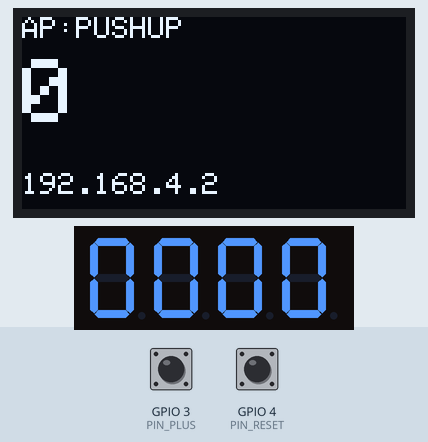
A program run on a simulated ESP32-C3. Parts: 128×64 one-colour display, 4-digit seven-segment display. The inputs (shaded band) are chosen by the test bench; at power-on: GPIO 3 (PIN_PLUS) HIGH, GPIO 4 (PIN_RESET) HIGH. EEPROM starts erased; what the program prints to the serial monitor is not drawn.

Above: at 1.5 s.
1.6 s: GPIO 3 (PIN_PLUS) pulled LOW for 0.15 s
At 2.6 s:
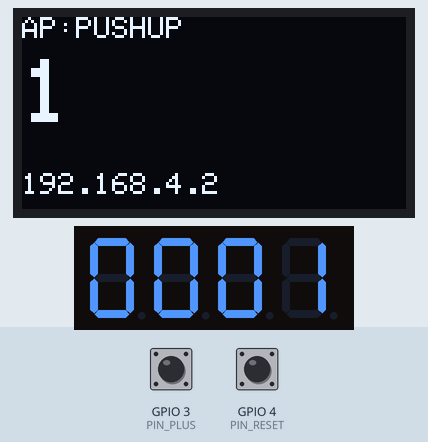
3.3 s: GPIO 3 (PIN_PLUS) pulled LOW for 1 s
At 5.1 s:
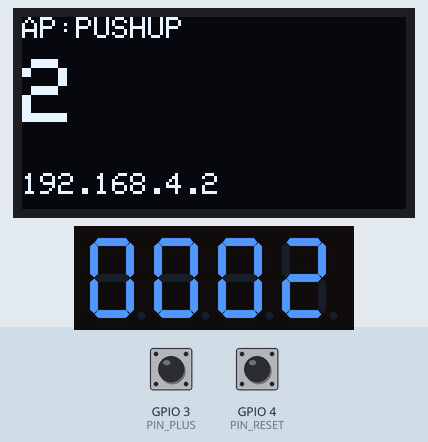
Timing chart, 0 to 6.6 s (numbered marks = the images above; inputs shaded):
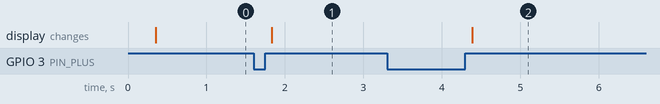

The program:

main.cpp
```cpp
#include <Arduino.h>
#include <Wire.h>
#include <Preferences.h>
#include <WiFi.h>
#include <WebServer.h>
#include <Adafruit_GFX.h>
#include <Adafruit_SSD1306.h>
#include <TM1637Display.h>

#include "web_ui.h"

#if defined(CONFIG_IDF_TARGET_ESP32C3) || defined(ARDUINO_ESP32C3_DEV) || defined(ARDUINO_LOLIN_C3_MINI)
static const char *BOARD_NAME = "ESP32-C3";
static const uint8_t PIN_PLUS = 3;   // button/switch +1 -> GND
static const uint8_t PIN_RESET = 4;  // reset button -> GND
static const uint8_t TM_CLK = 6;
static const uint8_t TM_DIO = 7;
#else
static const char *BOARD_NAME = "ESP32";
static const uint8_t PIN_PLUS = 18;   // button/switch +1 -> GND
static const uint8_t PIN_RESET = 19;  // reset button -> GND
static const uint8_t TM_CLK = 16;
static const uint8_t TM_DIO = 17;
#endif

static const uint8_t OLED_SDA = SDA;
static const uint8_t OLED_SCL = SCL;
static const uint8_t OLED_ADDR_1 = 0x3C;
static const uint8_t OLED_ADDR_2 = 0x3D;

static const unsigned long DEBOUNCE_MS = 30;
static const unsigned long ANTI_MULTICLICK_MS = 150;
static const unsigned long HOLD_MS = 2000;

static const uint8_t SCREEN_WIDTH = 128;
static const uint8_t SCREEN_HEIGHT = 64;
static const int8_t OLED_RESET = -1;

static const char *WIFI_AP_SSID = "PUSHUP-COUNTER";
static const char *WIFI_AP_PASSWORD = "";
static const char *WIFI_AP_LABEL = "AP:PUSHUP";
static const IPAddress WIFI_AP_IP(192, 168, 4, 2);
static const IPAddress WIFI_AP_GATEWAY(192, 168, 4, 2);
static const IPAddress WIFI_AP_SUBNET(255, 255, 255, 0);

struct ButtonState {
  uint8_t pin;
  bool stableLevel;
  bool lastSampled;
  unsigned long lastChangeMs;
  unsigned long pressedSinceMs;
  bool holdHandled;
};

static Preferences prefs;
static WebServer server(80);
static uint32_t countValue = 0;
static unsigned long lastCountAcceptedMs = 0;

static ButtonState btnPlus { PIN_PLUS, true, true, 0, 0, false };

// Dedicated reset-button state.
static bool stableLevel = HIGH;  // INPUT_PULLUP: HIGH = released
static bool lastSampled = HIGH;
static unsigned long lastChangeMs = 0;
static unsigned long pressedSinceMs = 0;
static bool holdHandled = false;

static Adafruit_SSD1306 oled(SCREEN_WIDTH, SCREEN_HEIGHT, &Wire, OLED_RESET);
static TM1637Display tm(TM_CLK, TM_DIO);
static bool oledReady = false;
static uint8_t oledAddrUsed = 0;
static String wifiIpText = "0.0.0.0";

static void applyCountAndSync();

static bool i2cDevicePresent(uint8_t addr) {
  Wire.beginTransmission(addr);
  return Wire.endTransmission() == 0;
}

static bool initOLEDAtAddress(uint8_t addr) {
  if (!i2cDevicePresent(addr)) {
    return false;
  }
  if (!oled.begin(SSD1306_SWITCHCAPVCC, addr)) {
    return false;
  }
  oledReady = true;
  oledAddrUsed = addr;
  return true;
}

static void drawOLED() {
  if (!oledReady) {
    return;
  }

  oled.clearDisplay();
  oled.setTextColor(SSD1306_WHITE);

  oled.setTextSize(1);
  oled.setCursor(0, 0);
  oled.print(WIFI_AP_LABEL);

  oled.setTextSize(3);
  oled.setCursor(0, 14);
  oled.print(countValue);

  oled.setTextSize(1);
  oled.setCursor(0, 52);
  oled.print(wifiIpText);

  oled.display();
}

static void drawTM() {
  uint16_t v = static_cast<uint16_t>(countValue % 10000);
  tm.showNumberDec(v, true);
}

static void renderDisplay() {
  drawTM();
  drawOLED();
}

static void initDisplays() {
  oledReady = false;
  oledAddrUsed = 0;

  Wire.begin(OLED_SDA, OLED_SCL);
  if (!initOLEDAtAddress(OLED_ADDR_1) && !initOLEDAtAddress(OLED_ADDR_2)) {
    Wire.begin();
    initOLEDAtAddress(OLED_ADDR_1) || initOLEDAtAddress(OLED_ADDR_2);
  }

  tm.setBrightness(7, true);
  tm.clear();

  if (oledReady) {
    Serial.printf("OLED: OK at 0x%02X\r\n", oledAddrUsed);
  } else {
    Serial.println("OLED: not found");
  }
  Serial.printf("I2C: SDA=%u SCL=%u\r\n", OLED_SDA, OLED_SCL);
  Serial.printf("TM1637: CLK=%u DIO=%u\r\n", TM_CLK, TM_DIO);
}

static void saveCount() {
  prefs.putULong("count", static_cast<unsigned long>(countValue));
}

static void applyCountAndSync() {
  saveCount();
  renderDisplay();
}

static void resetCountValue() {
  countValue = 0;
  applyCountAndSync();
}

static void incrementCountValue() {
  countValue++;
  applyCountAndSync();
}

static void setupResetButton() {
  pinMode(PIN_RESET, INPUT_PULLUP);
  bool s = digitalRead(PIN_RESET);
  stableLevel = s;
  lastSampled = s;
  lastChangeMs = millis();
}

static void tickResetButton(unsigned long now) {
  bool sampled = digitalRead(PIN_RESET);

  if (sampled != lastSampled) {
    lastSampled = sampled;
    lastChangeMs = now;
  }

  if ((now - lastChangeMs) >= DEBOUNCE_MS && stableLevel != lastSampled) {
    stableLevel = lastSampled;

    if (stableLevel == LOW) {
      pressedSinceMs = now;
      holdHandled = false;
    }
  }

  if (stableLevel == LOW && !holdHandled && (now - pressedSinceMs >= HOLD_MS)) {
    holdHandled = true;
    resetCountValue();
  }

  if (stableLevel == HIGH) {
    holdHandled = false;
  }
}

static bool updateButton(ButtonState &b) {
  bool sampled = (digitalRead(b.pin) != LOW);
  unsigned long now = millis();

  if (sampled != b.lastSampled) {
    b.lastSampled = sampled;
    b.lastChangeMs = now;
  }

  if ((now - b.lastChangeMs) >= DEBOUNCE_MS && b.stableLevel != b.lastSampled) {
    b.stableLevel = b.lastSampled;
    if (!b.stableLevel) {
      b.pressedSinceMs = now;
      b.holdHandled = false;
    }
    return true;
  }
  return false;
}

static bool isPressed(const ButtonState &b) {
  return b.stableLevel == false;
}

static void sendStateJson() {
  char json[160];
  snprintf(
    json,
    sizeof(json),
    "{\"count\":%lu,\"ssid\":\"%s\",\"ip\":\"%s\"}",
    static_cast<unsigned long>(countValue),
    WIFI_AP_SSID,
    wifiIpText.c_str()
  );

  server.sendHeader("Cache-Control", "no-store, no-cache, must-revalidate");
  server.send(200, "application/json; charset=utf-8", json);
}

static void setupHttpServer() {
  server.on("/", HTTP_GET, []() {
    server.sendHeader("Cache-Control", "no-store, no-cache, must-revalidate");
    server.send_P(200, "text/html; charset=utf-8", INDEX_HTML);
  });

  server.on("/api/state", HTTP_GET, []() {
    sendStateJson();
  });

  server.on("/api/inc", HTTP_POST, []() {
    incrementCountValue();
    sendStateJson();
  });

  server.on("/api/reset", HTTP_POST, []() {
    resetCountValue();
    sendStateJson();
  });

  server.on("/favicon.ico", HTTP_GET, []() {
    server.send(204);
  });

  server.onNotFound([]() {
    server.send(404, "text/plain; charset=utf-8", "Not found");
  });

  server.begin();
  Serial.println("HTTP: server started");
}

static void setupWiFi() {
  WiFi.mode(WIFI_AP);
  WiFi.setSleep(false);
  WiFi.softAPConfig(WIFI_AP_IP, WIFI_AP_GATEWAY, WIFI_AP_SUBNET);

  bool apOk = false;
  if (WIFI_AP_PASSWORD[0] == '\0') {
    apOk = WiFi.softAP(WIFI_AP_SSID);
  } else {
    apOk = WiFi.softAP(WIFI_AP_SSID, WIFI_AP_PASSWORD);
  }

  wifiIpText = WiFi.softAPIP().toString();
  Serial.printf("WiFi AP: %s\r\n", apOk ? "OK" : "FAIL");
  Serial.printf("SSID: %s\r\n", WIFI_AP_SSID);
  Serial.printf("Open: http://%s\r\n", wifiIpText.c_str());
}

void setup() {
  pinMode(PIN_PLUS, INPUT_PULLUP);

  Serial.begin(115200);
  delay(250);
  Serial.println("Boot...");
  Serial.printf("Board profile: %s\r\n", BOARD_NAME);
  Serial.printf("Buttons: plus=%u reset=%u\r\n", PIN_PLUS, PIN_RESET);

  prefs.begin("pushup", false);
  countValue = prefs.getULong("count", 0);

  btnPlus.stableLevel = (digitalRead(btnPlus.pin) != LOW);
  btnPlus.lastSampled = btnPlus.stableLevel;
  btnPlus.lastChangeMs = millis();
  btnPlus.pressedSinceMs = isPressed(btnPlus) ? millis() : 0;

  setupResetButton();
  setupWiFi();
  initDisplays();
  renderDisplay();
  setupHttpServer();
}

void loop() {
  unsigned long now = millis();

  server.handleClient();

  updateButton(btnPlus);
  tickResetButton(now);

  static bool plusWasPressed = false;
  if (isPressed(btnPlus)) {
    plusWasPressed = true;
  } else if (plusWasPressed) {
    plusWasPressed = false;
    if (now - lastCountAcceptedMs >= ANTI_MULTICLICK_MS) {
      lastCountAcceptedMs = now;
      incrementCountValue();
    }
  }

  delay(5);
}
```

web_ui.h
```cpp
#pragma once

static const char INDEX_HTML[] PROGMEM = R"rawliteral(
<!doctype html>
<html lang="ru">
<head>
  <meta charset="UTF-8">
  <meta name="viewport" content="width=device-width, initial-scale=1.0">
  <title>Pushup Counter</title>
  <style>
    :root {
      --bg-top: #132238;
      --bg-bottom: #061018;
      --panel: rgba(10, 24, 36, 0.82);
      --line: rgba(255, 255, 255, 0.1);
      --text: #f5f7fb;
      --muted: #9eb0be;
      --green: #64f0a8;
      --green-deep: #103e2a;
      --red: #ff896b;
      --red-deep: #4a1a10;
      --blue: #85d7ff;
      --shadow: 0 24px 64px rgba(0, 0, 0, 0.35);
    }

    * {
      box-sizing: border-box;
    }

    body {
      margin: 0;
      min-height: 100vh;
      font-family: "Segoe UI", "Trebuchet MS", sans-serif;
      color: var(--text);
      background:
        radial-gradient(900px 500px at 0% 0%, rgba(76, 160, 255, 0.22), transparent 60%),
        radial-gradient(800px 420px at 100% 100%, rgba(100, 240, 168, 0.16), transparent 60%),
        linear-gradient(160deg, var(--bg-top), var(--bg-bottom));
      display: grid;
      place-items: center;
      padding: 20px;
    }

    .shell {
      width: min(760px, 100%);
      background: var(--panel);
      border: 1px solid var(--line);
      border-radius: 26px;
      padding: 24px;
      box-shadow: var(--shadow);
      backdrop-filter: blur(10px);
    }

    .topbar {
      display: flex;
      justify-content: space-between;
      align-items: center;
      gap: 16px;
      margin-bottom: 22px;
      flex-wrap: wrap;
    }

    .title {
      margin: 0;
      font-size: clamp(30px, 5vw, 46px);
      line-height: 1;
      letter-spacing: 0.02em;
    }

    .subtitle {
      margin-top: 8px;
      color: var(--muted);
      font-size: 15px;
    }

    .badge {
      padding: 10px 14px;
      border-radius: 999px;
      background: rgba(133, 215, 255, 0.12);
      border: 1px solid rgba(133, 215, 255, 0.2);
      color: var(--blue);
      font-size: 14px;
      white-space: nowrap;
    }

    .hero {
      display: grid;
      gap: 18px;
      grid-template-columns: minmax(0, 1.2fr) minmax(260px, 0.8fr);
    }

    .count-card,
    .info-card {
      border-radius: 22px;
      border: 1px solid var(--line);
      background: rgba(255, 255, 255, 0.03);
      padding: 22px;
    }

    .count-label {
      font-size: 14px;
      text-transform: uppercase;
      letter-spacing: 0.18em;
      color: var(--muted);
    }

    .count {
      font-size: clamp(144px, 36vw, 300px);
      line-height: 0.95;
      font-weight: 800;
      margin: 12px 0 10px;
      text-shadow: 0 10px 40px rgba(0, 0, 0, 0.28);
    }

    .status {
      color: var(--muted);
      font-size: 15px;
    }

    .actions {
      margin-top: 22px;
      display: grid;
      grid-template-columns: 1fr;
      gap: 14px;
    }

    button {
      border: 0;
      border-radius: 18px;
      min-height: 72px;
      font-size: 20px;
      font-weight: 800;
      cursor: pointer;
      transition: transform 0.08s ease, filter 0.18s ease, opacity 0.18s ease;
    }

    button:hover {
      filter: brightness(1.05);
    }

    button:active {
      transform: translateY(1px) scale(0.995);
    }

    button:disabled {
      opacity: 0.65;
      cursor: wait;
    }

    .reset {
      background: linear-gradient(135deg, var(--red), #ff6d7f);
      color: #2b0904;
      box-shadow: 0 16px 30px rgba(255, 109, 127, 0.22);
    }

    .meta {
      display: grid;
      gap: 12px;
    }

    .meta-row {
      padding: 14px 16px;
      border-radius: 16px;
      background: rgba(255, 255, 255, 0.03);
      border: 1px solid var(--line);
    }

    .meta-key {
      color: var(--muted);
      font-size: 13px;
      text-transform: uppercase;
      letter-spacing: 0.14em;
      margin-bottom: 6px;
    }

    .meta-value {
      font-size: 20px;
      font-weight: 700;
      word-break: break-word;
    }

    .footer {
      margin-top: 18px;
      color: var(--muted);
      font-size: 14px;
      line-height: 1.5;
    }

    @media (max-width: 720px) {
      .shell {
        padding: 18px;
        border-radius: 22px;
      }

      .hero {
        grid-template-columns: 1fr;
      }

      .actions {
        grid-template-columns: 1fr;
      }

      button {
        min-height: 64px;
        font-size: 18px;
      }
    }
  </style>
</head>
<body>
  <main class="shell">
    <div class="topbar">
      <div>
        <h1 class="title">Pushup Counter</h1>
        <div class="subtitle">Счётчик на ESP32 по Wi-Fi без Bluetooth-приложений.</div>
      </div>
      <div class="badge" id="badge">Wi-Fi control</div>
    </div>

    <section class="hero">
      <div class="count-card">
        <div class="count-label">Текущий счёт</div>
        <div class="count" id="count">0</div>
        <div class="status" id="status">Подключено к устройству</div>

        <div class="actions">
          <button class="reset" id="resetBtn">Сбросить</button>
        </div>
      </div>

      <aside class="info-card">
        <div class="meta">
          <div class="meta-row">
            <div class="meta-key">Точка доступа</div>
            <div class="meta-value" id="ssid">...</div>
          </div>
          <div class="meta-row">
            <div class="meta-key">Адрес</div>
            <div class="meta-value" id="ip">...</div>
          </div>
          <div class="meta-row">
            <div class="meta-key">Обновление</div>
            <div class="meta-value">Авто каждые 500 мс</div>
          </div>
        </div>
      </aside>
    </section>

    <div class="footer">
      Подключись к Wi-Fi устройства, затем открой этот адрес в браузере. Аппаратные кнопки на самом устройстве продолжают работать.
    </div>
  </main>

  <script>
    const countEl = document.getElementById("count");
    const statusEl = document.getElementById("status");
    const ssidEl = document.getElementById("ssid");
    const ipEl = document.getElementById("ip");
    const badgeEl = document.getElementById("badge");
    const resetBtn = document.getElementById("resetBtn");

    let busy = false;

    function setBusy(nextBusy) {
      busy = nextBusy;
      resetBtn.disabled = nextBusy;
    }

    async function refreshState() {
      try {
        const response = await fetch("/api/state", { cache: "no-store" });
        if (!response.ok) {
          throw new Error("HTTP " + response.status);
        }

        const state = await response.json();
        countEl.textContent = String(state.count);
        ssidEl.textContent = state.ssid;
        ipEl.textContent = state.ip;
        statusEl.textContent = "Устройство на связи";
        badgeEl.textContent = "Wi-Fi control";
      } catch (error) {
        statusEl.textContent = "Нет связи: " + error.message;
        badgeEl.textContent = "Offline";
      }
    }

    async function sendAction(path) {
      if (busy) {
        return;
      }

      try {
        setBusy(true);
        const response = await fetch(path, {
          method: "POST",
          cache: "no-store"
        });

        if (!response.ok) {
          throw new Error("HTTP " + response.status);
        }

        await refreshState();
      } catch (error) {
        statusEl.textContent = "Ошибка: " + error.message;
      } finally {
        setBusy(false);
      }
    }

    resetBtn.addEventListener("click", () => sendAction("/api/reset"));

    refreshState();
    setInterval(refreshState, 500);
  </script>
</body>
</html>
)rawliteral";
```

Measured:
- after the input at 1.6 s, the display: changes after 0.23 s (image 1)
- after the input at 3.3 s, the display: changes after 1.1 s (image 2)
